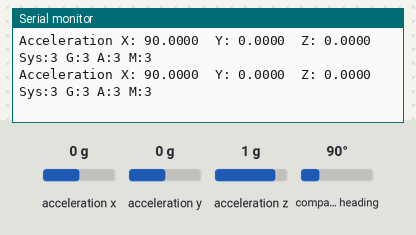
A sketch run on a simulated Arduino Uno, built with avr-gcc and run on an emulated ATmega328P. Shown: the last lines printed to the serial monitor. The inputs (shaded band) are chosen by the test bench; at power-on: acceleration x 0 g, acceleration y 0 g, acceleration z 1 g, compass heading 90°.

Above: at 1.2 s.
1.3 s: acceleration x set to -1.4 g
At 1.36 s:
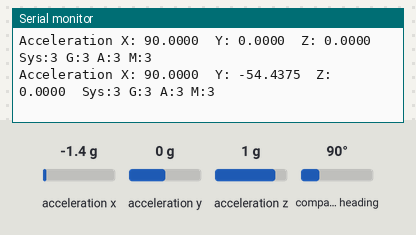
2.8 s: acceleration y set to -1.4 g
At 2.82 s:
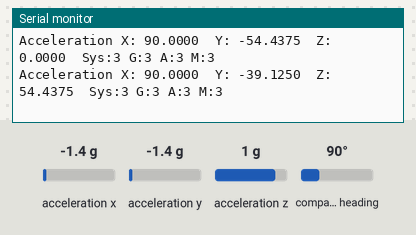
4.3 s: acceleration z set to -1.4 g
At 4.39 s:
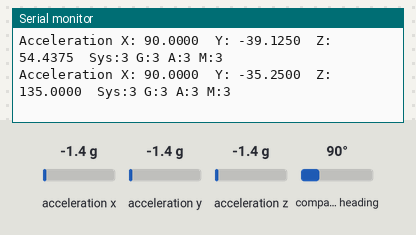
5.8 s: compass heading set to 7°
At 5.85 s:
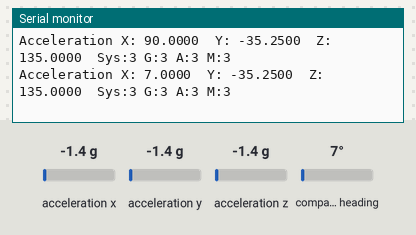
Timing chart, 0 to 8.3 s (numbered marks = the images above; inputs shaded):
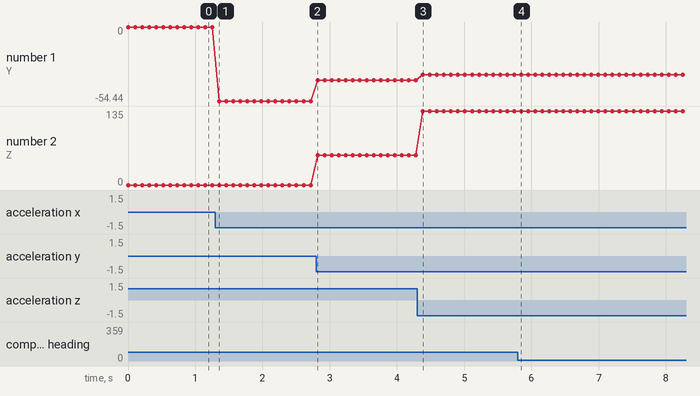

Measured:
- after the input at 1.3 s, the serial monitor: prints a new line after 0.06 s (image 1)
- after the input at 2.8 s, the serial monitor: prints a new line at once (image 2)
- after the input at 4.3 s, the serial monitor: prints a new line after 0.09 s (image 3)
- after the input at 5.8 s, the serial monitor: prints a new line after 0.05 s (image 4)
- plotted number 1: 0 → -54.44 after the input at 1.3 s, -54.44 → -39.12 after the input at 2.8 s, -39.12 → -35.25 after the input at 4.3 s
- plotted number 2: 0 → 54.44 after the input at 2.8 s, 54.44 → 135 after the input at 4.3 s

The sketch:

bno055_custom1.ino
```cpp
#include <Wire.h>
#include <Adafruit_Sensor.h>
#include <Adafruit_BNO055.h>
#include <utility/imumaths.h>

//defining sensorData struct which contains linear acceleration and orientation vectors

typedef struct{
  //euclidean acceleration vector components
  int32_t acceleration_x;
  int32_t acceleration_y;
  int32_t acceleration_z;
  //euler orientation vector components
  int32_t orientation_x;
  int32_t orientation_y;
  int32_t orientation_z;
}sensorData;

sensorData data; //declaring struct data of type sensorData


/* Set the delay between fresh samples */
#define BNO055_SAMPLERATE_DELAY_MS (100)

// Check I2C device address and correct line below (by default address is 0x29 or 0x28)
//                                   id, address
Adafruit_BNO055 bno = Adafruit_BNO055(55, 0x28);


void setup()
{
  Serial.begin(115200); //initialising serial comm at baud rate 115200bps

   /* Initialise the sensor */
  if(!bno.begin())
  {
    /* There was a problem detecting the BNO055 ... check your connections */
    Serial.print("Ooops, no BNO055 detected ... Check your wiring or I2C ADDR!");
    while(1);
  }

  bno.setExtCrystalUse(true); //initialising ext crystal clk

}

void loop()
{
   /* Get a new sensor event */
  sensors_event_t event;
  bno.getEvent(&event);

  //storing acceleration data in acceleration vector members of struct data
  data.acceleration_x = event.acceleration.x;
  data.acceleration_y = event.acceleration.y;
  data.acceleration_z = event.acceleration.z;

  //storing orientation data in orientation vector members of struct data
  data.orientation_x = event.orientation.x;
  data.orientation_y = event.orientation.y;
  data.orientation_z = event.orientation.z;


  Serial.print("Acceleration ");
  Serial.print("X: ");
  Serial.print(event.acceleration.x, 4);
  Serial.print("\tY: ");
  Serial.print(event.acceleration.y, 4);
  Serial.print("\tZ: ");
  Serial.print(event.acceleration.z, 4);

  displayCalStatus();

  Serial.println("");


  // delay before data struct is refreshed
  delay(BNO055_SAMPLERATE_DELAY_MS);


}


/**************************************************************************/
/*
    Displays some basic information on this sensor from the unified
    sensor API sensor_t type (see Adafruit_Sensor for more information)
*/
/**************************************************************************/
void displaySensorDetails(void)
{
  sensor_t sensor;
  bno.getSensor(&sensor);
  Serial.println("------------------------------------");
  Serial.print  ("Sensor:       "); Serial.println(sensor.name);
  Serial.print  ("Driver Ver:   "); Serial.println(sensor.version);
  Serial.print  ("Unique ID:    "); Serial.println(sensor.sensor_id);
  Serial.print  ("Max Value:    "); Serial.print(sensor.max_value); Serial.println(" xxx");
  Serial.print  ("Min Value:    "); Serial.print(sensor.min_value); Serial.println(" xxx");
  Serial.print  ("Resolution:   "); Serial.print(sensor.resolution); Serial.println(" xxx");
  Serial.println("------------------------------------");
  Serial.println("");
  delay(500);
}

/**************************************************************************/
/*
    Display some basic info about the sensor status
*/
/**************************************************************************/
void displaySensorStatus(void)
{
  /* Get the system status values (mostly for debugging purposes) */
  uint8_t system_status, self_test_results, system_error;
  system_status = self_test_results = system_error = 0;
  bno.getSystemStatus(&system_status, &self_test_results, &system_error);

  /* Display the results in the Serial Monitor */
  Serial.println("");
  Serial.print("System Status: 0x");
  Serial.println(system_status, HEX);
  Serial.print("Self Test:     0x");
  Serial.println(self_test_results, HEX);
  Serial.print("System Error:  0x");
  Serial.println(system_error, HEX);
  Serial.println("");
  delay(500);
}
/**************************************************************************/
/*
    Display sensor calibration status
*/
/**************************************************************************/
void displayCalStatus(void)
{
  /* Get the four calibration values (0..3) */
  /* Any sensor data reporting 0 should be ignored, */
  /* 3 means 'fully calibrated" */
  uint8_t system, gyro, accel, mag;
  system = gyro = accel = mag = 0;
  bno.getCalibration(&system, &gyro, &accel, &mag);

  /* The data should be ignored until the system calibration is > 0 */
  Serial.print("\t");
  if (!system)
  {
    Serial.print("! ");
  }

  /* Display the individual values */
  Serial.print("Sys:");
  Serial.print(system, DEC);
  Serial.print(" G:");
  Serial.print(gyro, DEC);
  Serial.print(" A:");
  Serial.print(accel, DEC);
  Serial.print(" M:");
  Serial.print(mag, DEC);
}
```
